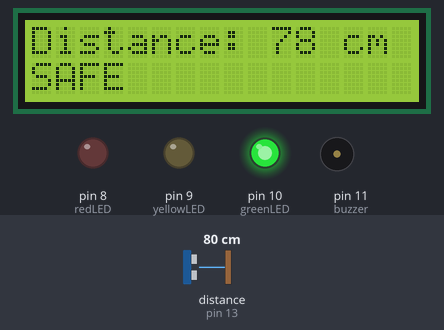
The sketch below on a simulated Arduino Uno, built with avr-gcc and run on an emulated ATmega328P. Parts: 16×2 character LCD, output pins drawn as LEDs (lit = HIGH), buzzer (waves = sounding). Wiring (inferred from the names in the program): ultrasonic range finder: trigger pin 12; echo pin 13. The test bench sets the inputs (shaded band); at power-on: distance to the obstacle (sensor on pin 13) 80 cm. The echo pulse lasts 58.3 µs per cm; pins used as bus, display or sensor lines are not drawn.

Above: at 1.2 s.
1.3 s: distance to the obstacle (sensor on pin 13) set to 45 cm
At 2.2 s:
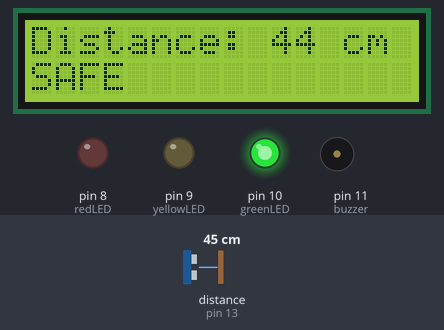
2.8 s: distance to the obstacle (sensor on pin 13) set to 39 cm
At 3.52 s:
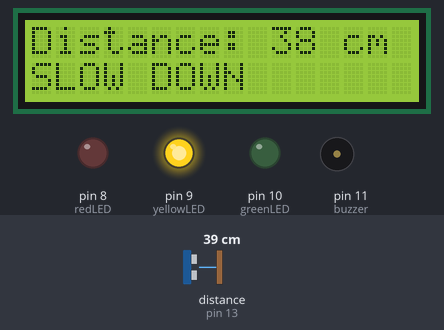
5.7 s: distance to the obstacle (sensor on pin 13) set to 24 cm
At 6.72 s:
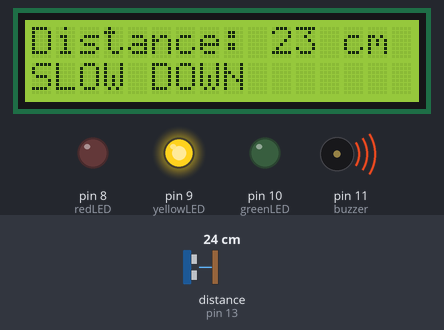
8.1 s: distance to the obstacle (sensor on pin 13) set to 19 cm
At 8.84 s:
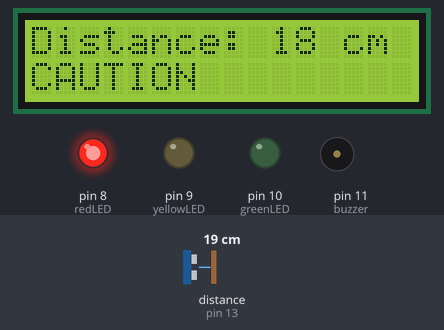
10.6 s: distance to the obstacle (sensor on pin 13) set to 2 cm
At 10.81 s:
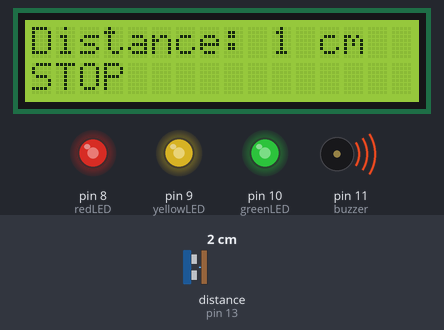
12.2 s: distance to the obstacle (sensor on pin 13) set to 60 cm
At 12.9 s:
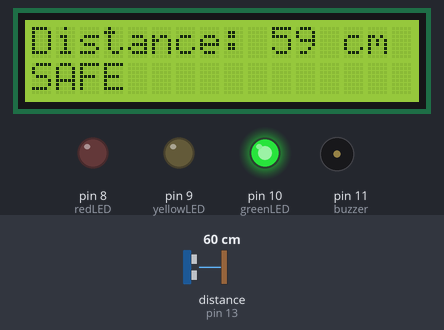
Timing chart, 0 to 14.7 s (numbered marks = the images above; inputs shaded):
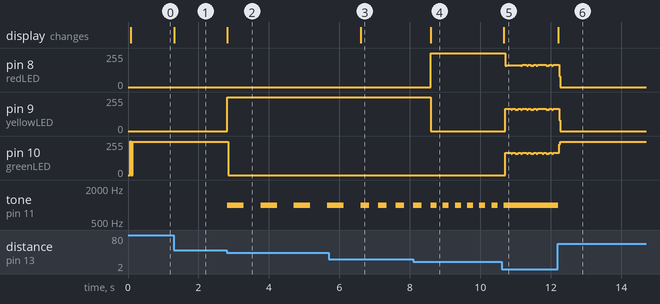

The sketch:

SmartParkingSystem.ino
```cpp
#include <LiquidCrystal.h>

LiquidCrystal lcd(2, 3, 4, 5, 6, 7);

// Pins
const int echoPin = 13;
const int trigPin = 12;
const int buzzer = 11;
const int greenLED = 10;
const int yellowLED = 9;
const int redLED = 8;

long duration;
int distance;

void setup() {
  pinMode(trigPin, OUTPUT);
  pinMode(echoPin, INPUT);

  pinMode(buzzer, OUTPUT);
  pinMode(greenLED, OUTPUT);
  pinMode(yellowLED, OUTPUT);
  pinMode(redLED, OUTPUT);

  lcd.begin(16, 2);
  Serial.begin(9600);
}

void loop() {

  digitalWrite(trigPin, LOW);
  delayMicroseconds(2);
  digitalWrite(trigPin, HIGH);
  delayMicroseconds(10);
  digitalWrite(trigPin, LOW);

  duration = pulseIn(echoPin, HIGH);
  distance = duration * 0.034 / 2;
  lcd.setCursor(0, 0);
  lcd.print("Distance: ");
  lcd.print(distance);
  lcd.print(" cm   ");

  int beepDelay = map(distance, 10, 40, 50, 500);

  digitalWrite(greenLED, LOW);
  digitalWrite(yellowLED, LOW);
  digitalWrite(redLED, LOW);

  if (distance > 40) {
    lcd.setCursor(0, 1);
    digitalWrite(greenLED, HIGH);
    lcd.print("SAFE        ");
    noTone(buzzer);
  }
  else if (distance > 20) {
    lcd.setCursor(0, 1);
    lcd.print("SLOW DOWN     ");
    digitalWrite(yellowLED, HIGH);

    tone(buzzer, 1000);
    delay(beepDelay);
    noTone(buzzer);
    delay(beepDelay);
  }
    else if (distance > 10) {
    lcd.setCursor(0, 1);
    lcd.print("CAUTION     ");
    digitalWrite(redLED, HIGH);

    tone(buzzer, 1000);
    delay(beepDelay);
    noTone(buzzer);
    delay(beepDelay);
    }
  else {
    lcd.setCursor(0, 1);
    lcd.print("STOP        ");
    digitalWrite(greenLED, HIGH);
    digitalWrite(yellowLED, HIGH);
    digitalWrite(redLED, HIGH);

    tone(buzzer, 1000);
  }
}
```

Measured:
- the behaviour switches between 42 and 41 cm on distance to the obstacle (sensor on pin 13) (found by bisection; images 1 and 2)
- the behaviour switches between 22 and 21 cm on distance to the obstacle (sensor on pin 13) (found by bisection; images 3 and 4)
- after the input at 1.3 s, the display: changes at once (image 1)
- after the input at 2.8 s, pin 9 (yellowLED): 0/255 → 255/255 at once; pin 10 (greenLED): 251/255 → 0/255 after 0.05 s; tone on pin 11 (buzzer): alternates 1000 Hz for 0.47 s and silent for 0.48 s, starting at once; the display: changes at once (image 2)
- after the input at 5.7 s, the display: changes after 0.90 s (image 3)
- after the input at 8.1 s, pin 8 (redLED): 0/255 → 255/255 after 0.49 s; pin 9 (yellowLED): 255/255 → 0/255 after 0.49 s; tone on pin 11 (buzzer): alternates 1000 Hz for 0.17 s and silent for 0.18 s, starting after 0.66 s; the display: changes after 0.49 s (image 4)
- after the input at 10.6 s, tone on pin 11 (buzzer): goes on until 10.7 s, then stays 1000 Hz; the display: changes after 0.06 s (image 5)
- after the input at 12.2 s, tone on pin 11 (buzzer): 1000 Hz → silent at once; the display: changes at once (image 6)
